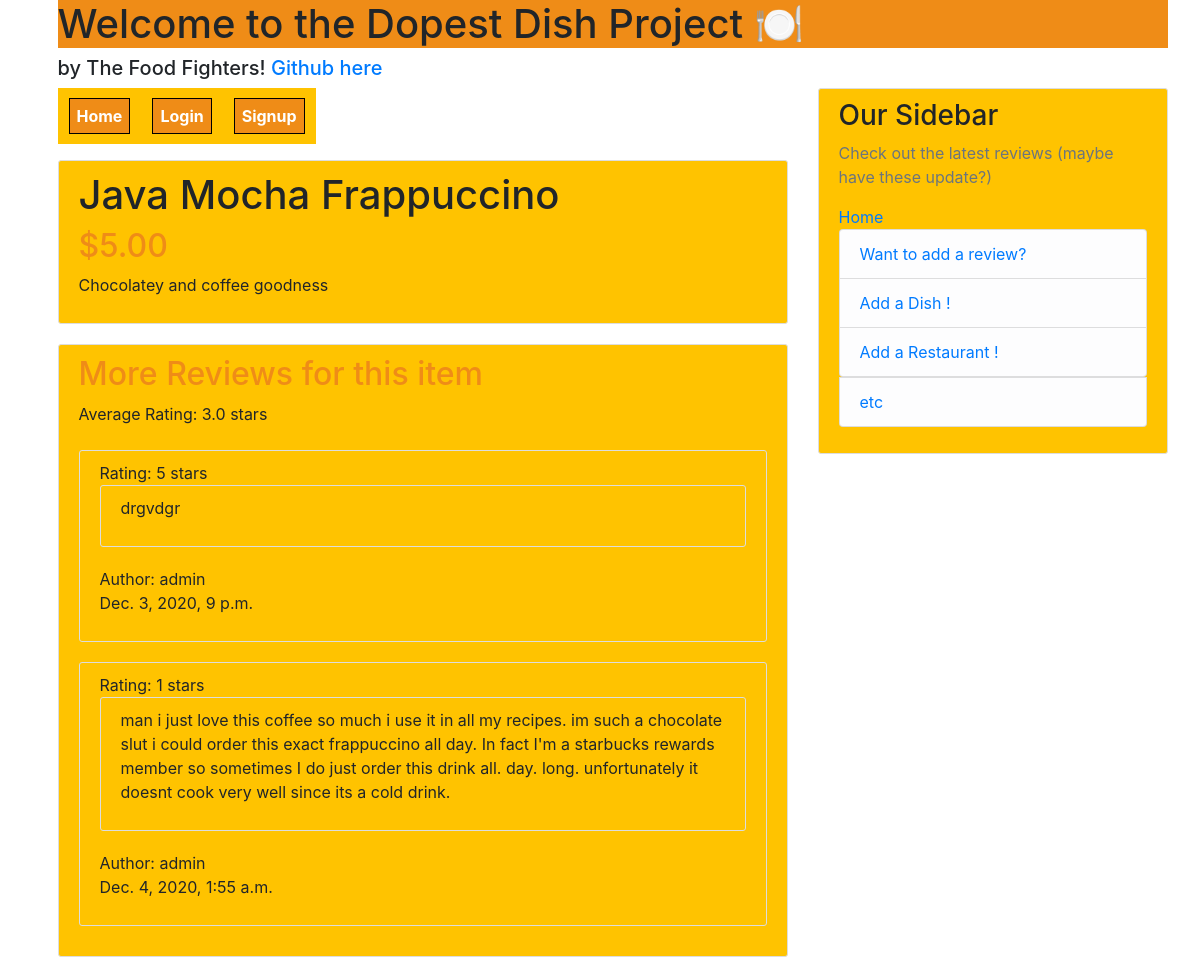
Before: /dish/1/ with the older database file.
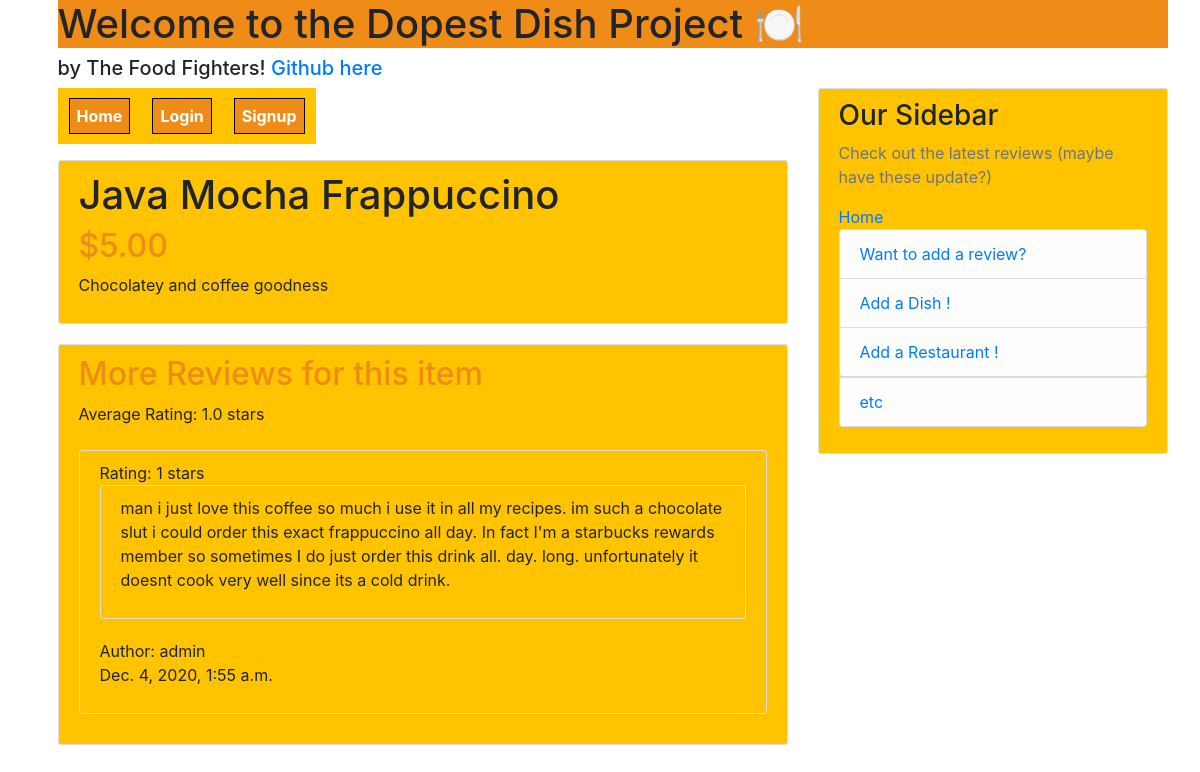
After: the same page with the newer database file.
### reviews/models.py (models this page shows, shortened)
class Review(models.Model):
    stars = [
        (1, '1 star'),
        (2, '2 stars'),
        (3, '3 stars'),
        (4, '4 stars'),
        (5, '5 stars'),
    ]
    dish = models.ForeignKey(Dish, on_delete=models.CASCADE)
    restaurant = models.ForeignKey(Restaurant, on_delete=models.CASCADE)
    review_text = models.TextField()
    rating = models.PositiveIntegerField(choices=stars)
    date_posted = models.DateTimeField(default=timezone.now)
    author = models.ForeignKey(User, on_delete=models.CASCADE)
    class Meta:
        verbose_name_plural = "reviews"
        constraints = [
            models.UniqueConstraint(fields=['author','dish','restaurant'], name='oneVote')
        ]

### dishes/views.py (the view)
# urls.py: path('dish/<int:id>/', dish_view, name='dish-details'),
def dish_view(request,id):
    obj = Dish.objects.get(id=id)
    reviewList = []
    avgRating = 0
    i = 0
    if Review.objects.filter(dish=obj.id).exists():
            reviewList = Review.objects.filter(dish=obj.id)
    for r in reviewList:
        i+=1
        avgRating += r.rating
    if i > 0:
        avgRating /= i
    context = {
    'object':obj,
    'reviewList':reviewList,
    'avgRating':avgRating
    }
    print(obj)
    return render(request,"dishes/dish_details.html",context)

### dishes/models.py (called while the page is built)
    def __str__(self):
        return self.title

### dishes/templates/dishes/dish_details.html
{% extends "base.html" %}
{% load crispy_forms_tags %}
{% block content %}
    <div class="content-section">
      <h1>{{object.title}}</h1>
      <h2>${{object.price}}</h2>
      <p>{{object.description}}</p>
    </div>
    <div class="content-section">
      <h2>More Reviews for this item</h2>
      <p1>Average Rating: {{avgRating}} stars</p1>
      <br></br>
      {% for post in reviewList %}
      <div class="content-section">
      <p1>Rating: {{post.rating}} stars</p1>
      <div class="content-section">
        <p>{{post.review_text}}</p>
        </div>
        <p1>Author: {{post.author}} </p1>
        <p>{{post.date_posted}} </p>
        </div>
          {% endfor %}
    </div>
{% endblock content %}

Changed rows visible on the page:
removed Review: rating "5", review_text "drgvdgr", author "admin", date_posted "Dec. 3, 2020, 9 p.m."
Other visible differences:
{{ avgRating }}: "3.0" → "1.0"
